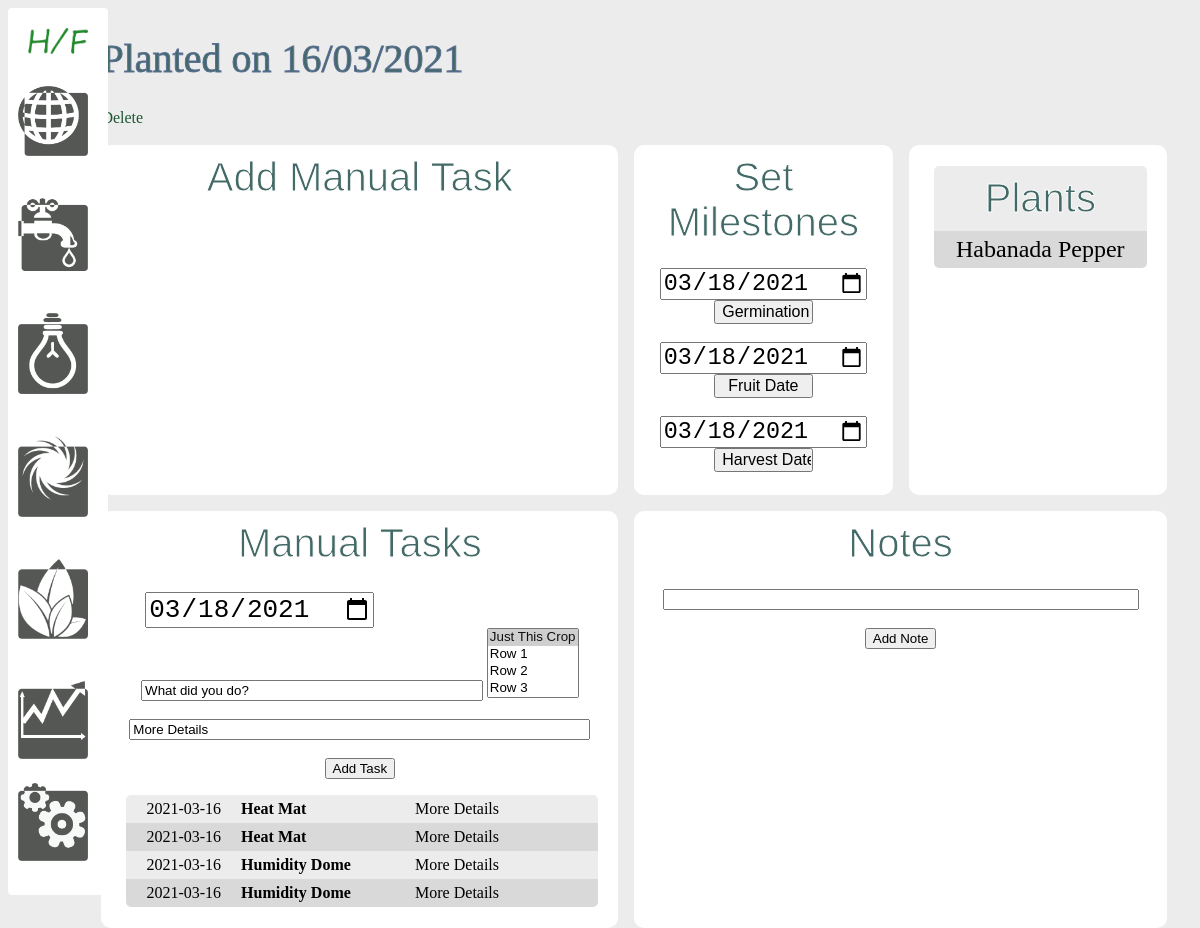
/crop/20, run on the app's committed database.
### models.py (models this page shows)
class Crop(db.Model):
    id = db.Column(db.Integer, primary_key=True)
    name = db.Column(db.String(25))
    enviro_id = db.Column(db.Integer, db.ForeignKey('enviro.id'))
    germ_date = db.Column(db.String(30), nullable=True)
    plant_date = db.Column(db.String(30), default='')
    harvested_date = db.Column(db.String(30), nullable=True)
    fruit_date = db.Column(db.String(30), nullable=True)
    harvest_rating = db.Column(db.String(255), nullable=True)
    logs = db.relationship('Log', backref='log')
    photos = db.relationship('Photo', backref='photo')
    plants = db.relationship('Plant', secondary='crop_plants',
        backref=db.backref('plant', lazy=True))

class Plant(db.Model):
    id = db.Column(db.Integer, primary_key=True)
    name = db.Column(db.String(50), nullable=False)
    best_ec = db.Column(db.Float, nullable=True)
    best_temp = db.Column(db.Integer, nullable=True)
    best_season = db.Column(db.String(15), nullable=True)

class Log(db.Model):
    id = db.Column(db.Integer, primary_key=True)
    crop_id = db.Column(db.Integer, db.ForeignKey('crop.id'))
    task = db.Column(db.String(100), nullable=True)
    note = db.Column(db.String(255), nullable=True)
    note_date = db.Column(db.String(30), default='')
    crops = db.relationship('Crop', backref='log', lazy=True)

### views.py (the view)
@app.route('/crop/<int:id>', methods=['POST', 'GET'])
def crop(id):
    if request.method == 'POST':
        crop = Crop.query.get_or_404(id)
        if request.form['milestone'] == 'germ':
            crop.germ_date = request.form['date']
        elif request.form['milestone'] == 'fruit':
            crop.fruit_date = request.form['date']
        elif request.form['milestone'] == 'harvest':
            crop.harvested_date = request.form['date']
        try:
            db.session.commit()
            return redirect('/crop/{}'.format(id))
        except:
            return 'There was an issue adding the crop'
    else:
        crop = Crop.query.get_or_404(id)
        today1 = date.today()
        today1 = today1.strftime("%Y-%m-%d")
        other_crops = Crop.query.filter(Crop.enviro_id==crop.enviro_id)
        return render_template('crop/manage_crop.html', crop=crop,today=today1, other_crops=other_crops)

### templates/crop/manage_crop.html (shortened to what this page needs)
{% extends 'layout.html' %}
{% block body %}
    {% if not crop.germ_date and not crop.fruit_date and not crop.harvested_date %}
        <h1>
        {% endif %}
            Planted on {{ crop.plant_date }} &nbsp;&nbsp;&nbsp;&nbsp;
        </h1>
    <a href="/delete_crop/{{crop.id}}">Delete</a>
    <br /><br />
    <div class="container crop">
        <div class="extra_tasks">
            <h2>Add Manual Task</h2>
            <br />
        </div>
        <div class="milestone_links">
            <h2>Set Milestones</h2>
            <br />
            <form action="/crop/{{crop.id}}" method="POST" id="enviro-form"width ="100%">
                <input type="date" id="date" name="date" value="{{today}}">
                <input type="submit" value="Germination Date" id="date_btn">
            </form>
            <br />
            <form action="/crop/{{crop.id}}" method="POST" id="enviro-form">
                <input type="date" id="date" name="date" value="{{today}}">
                <input type="submit" value="Fruit Date" id="date_btn">
            </form>
            <br />
            <form action="/crop/{{crop.id}}" method="POST" id="enviro-form">
                <input type="date" id="date" name="date" value="{{today}}">
                <input type="submit" value="Harvest Date" id="date_btn">
            </form>
            <br />
        </div>
        <div class="crop_list">
            <ul>
                <li>
                    <h2>Plants</h2>
                </li>
                    {% for plant in crop.plants %}
                        <li class="crop_plants">{{ plant.name }}</li>
                    {% endfor %}
            </ul>
        </div>
        <div class="extra_tasks">
            <h2>Manual Tasks</h2>
            <br />
            <form action="/add_log/{{crop.id}}" method="POST" id="enviro-form">
                <input type="date" id="note_date" name="note_date" value="{{today}}">
                <input type="text" id="task" name="task" value="What did you do?">
                <select name="other_crops" multiple>
                    <option selected value="0">Just This Crop</option>
                    {% for other_crop in other_crops %}
                        <option value="{{other_crop.id}}">{{other_crop.name}}</option>
                    {% endfor %}
                </select>
                <br /><br />
                <input type="text" id="note" name="note" value="More Details">
                <br /><br />
                <input type="submit" value="Add Task">
            </form>
            <ul>
                {% for log in crop.logs %}
                    {% if log.task %}
                    <li>
                        <div class="task_list">{{ log.note_date }} <span class="bold">{{ log.task }}</span> {{ log.note }}</div>
                    </li>
                    {% endif %}
                {% endfor %}
            </ul>
        </div>
        <div class = "add_note">
            <h2>Notes</h2>
            <br />
            <form action="/add_log/{{crop.id}}" method="POST" id="enviro-form">
                <input type="text" id="note" name="note" value="">
                <br /><br />
                <input type="submit" value="Add Note">
            </form>
        </div>
    </div>
{% endblock %}

### static/css/main.css (style rules this page uses)
body { background: rgb(236,236,236); }
a { text-decoration: none; color: #1E5631; }
ul { list-style: none; padding-left: 5px; }
h1 { font-weight: normal; font-size: 2.5em; color: #436a67; -webkit-text-stroke-width: 1px; -webkit-text-stroke-color: rgb(92, 112, 149); }
.add_note { grid-column: span 2; }
li:nth-child(even) { background-color: #d9d9d9; }
li:nth-child(odd) { background-color: #ececec; }
li:nth-child(1) { border-radius: 5px 5px 0px 0px; }
li:nth-last-child(1) { border-radius: 0px 0px 5px 5px; }
li { padding:5px 20px; }
.container { display:grid; grid-template-columns: 1fr 1fr 1fr 1fr; gap: 1em; }
.crop { grid-template-columns: 2fr 1fr 1fr; }
.crop_list, .milestone_links, .extra_tasks, .add_note, .notes { padding:5px 20px; display:block; text-align: center; border-radius:10px; float:left; background-color: #fff; }
#note { width:95%; }
#task { width:70%; }
.task_list { text-align: left; }
.bold { font-weight:bold; width: 170px; padding-left: 16px; display:inline-block; }
#date { font-size:1.8em; }
#date_btn { width:45%; font-size:1em; }
.crop_plants { font-size:1.5em; }
#note_date { display:block; font-size:2em; float:left; margin:3px 0 0 5%; }
h2 { text-align: center; margin:5px; font-weight:normal; font-size: 2.5em; font-family:arial; color: #436a67; -webkit-text-stroke-width: 1px; -webkit-text-stroke-color: #fff; }

### data on the page
Crop: plant_date "16/03/2021", {{ other_crop.id }} 20 (drawn)
Plant: name "Habanada Pepper"
Log: note_date "2021-03-16", task "Heat Mat", note "More Details"
Log: note_date "2021-03-16", task "Heat Mat", note "More Details"
Log: note_date "2021-03-16", task "Humidity Dome", note "More Details"
Log: note_date "2021-03-16", task "Humidity Dome", note "More Details"
